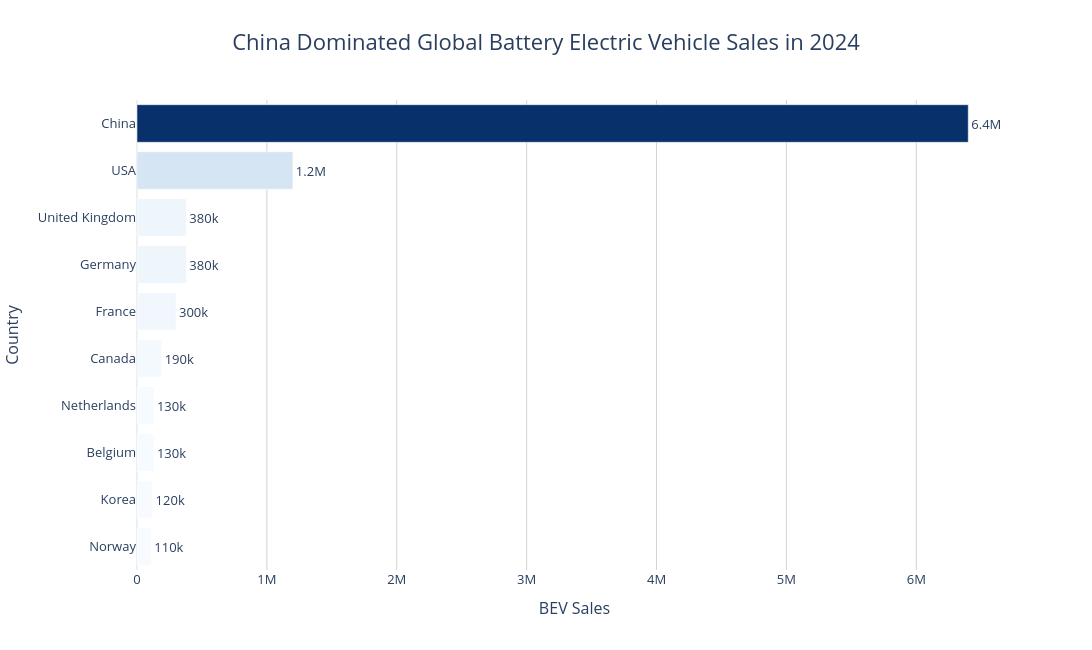

Notebook code for this chart:
### Code cell
fig = px.bar(
    top10_2024,
    x="value",
    y="region_country",
    orientation="h",
    text="value",
    color="value",
    color_continuous_scale="Blues",
    title="China Dominated Global Battery Electric Vehicle Sales in 2024"
)

fig.update_traces(
    texttemplate="%{text:.2s}",
    textposition="outside"
)

fig.update_layout(
    template="plotly_white",
    width=1100,
    height=650,
    title=dict(
        text="China Dominated Global Battery Electric Vehicle Sales in 2024",
        x=0.5,
        font=dict(size=22)
    ),
    font=dict(size=13),
    xaxis_title="BEV Sales",
    yaxis_title="Country",
    coloraxis_showscale=False
)

fig.update_xaxes(
    tickformat=",.0s",
    showgrid=True,
    gridcolor="lightgrey"
)

fig.update_yaxes(categoryorder="total ascending")

fig.show()

### Figure 1 — Plotly figure (JSON) as saved in the notebook; plotly's stock layout.template omitted (floating-point values rounded to 4 significant figures)
{"data": [{"hovertemplate": "value=%{marker.color}<br>region_country=%{y}<extra></extra>", "legendgroup": "", "marker": {"color": [6400000.0, 1200000.0, 380000.0, 380000.0, 300000.0, 190000.0, 130000.0, 130000.0, 120000.0, 110000.0], "coloraxis": "coloraxis", "pattern": {"shape": ""}}, "name": "", "orientation": "h", "showlegend": false, "text": [6400000.0, 1200000.0, 380000.0, 380000.0, 300000.0, 190000.0, 130000.0, 130000.0, 120000.0, 110000.0], "textposition": "outside", "texttemplate": "%{text:.2s}", "type": "bar", "x": [6400000.0, 1200000.0, 380000.0, 380000.0, 300000.0, 190000.0, 130000.0, 130000.0, 120000.0, 110000.0], "xaxis": "x", "y": ["China", "USA", "Germany", "United Kingdom", "France", "Canada", "Belgium", "Netherlands", "Korea", "Norway"], "yaxis": "y"}], "layout": {"barmode": "relative", "coloraxis": {"autocolorscale": false, "colorbar": {"title": {"text": "value"}}, "colorscale": [[0, "rgb(247,251,255)"], [0.125, "rgb(222,235,247)"], [0.25, "rgb(198,219,239)"], [0.375, "rgb(158,202,225)"], [0.5, "rgb(107,174,214)"], [0.625, "rgb(66,146,198)"], [0.75, "rgb(33,113,181)"], [0.875, "rgb(8,81,156)"], [1, "rgb(8,48,107)"]], "showscale": false}, "font": {"size": 13}, "height": 650, "legend": {"tracegroupgap": 0}, "title": {"font": {"size": 22}, "text": "China Dominated Global Battery Electric Vehicle Sales in 2024", "x": 0.5}, "width": 1100, "xaxis": {"anchor": "y", "domain": [0, 1], "gridcolor": "lightgrey", "showgrid": true, "tickformat": ",.0s", "title": {"text": "BEV Sales"}}, "yaxis": {"anchor": "x", "categoryorder": "total ascending", "domain": [0, 1], "title": {"text": "Country"}}}}
